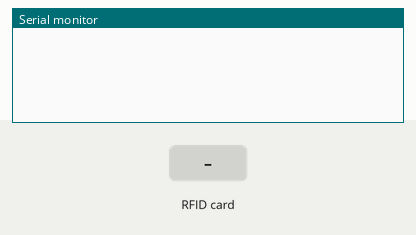
This sketch was run on a simulated Arduino Uno, built with avr-gcc and run on an emulated ATmega328P. On the bench: the last lines printed to the serial monitor. Inputs (shaded band) come from the test bench.

Above: at 1.2 s.
1.3 s: RFID card FA 7B 03 7D held to the reader
At 1.9 s:
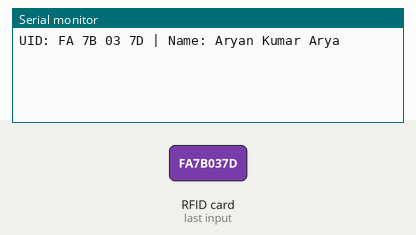
2.8 s: RFID card B4 3F B0 7A held to the reader
At 3.2 s:
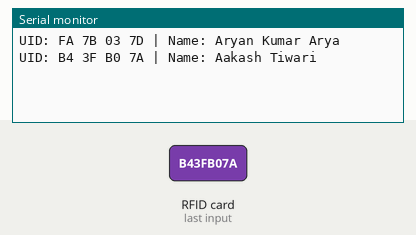
4.3 s: RFID card 5E 7A 19 C4 held to the reader
At 5.8 s:
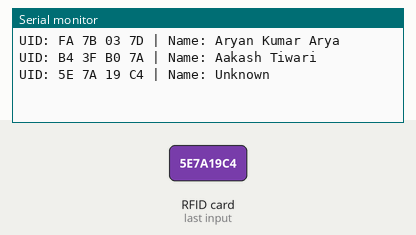

The sketch:

rfid_attendance.ino
```cpp
#include <SPI.h>
#include <MFRC522.h>

#define SS_PIN 10
#define RST_PIN 7

MFRC522 rfid(SS_PIN, RST_PIN);

byte AryanUID[4]  = {0xFA, 0x7B, 0x03, 0x7D};
byte AakashUID[4] = {0xB4, 0x3F, 0xB0, 0x7A};

void setup() {
  Serial.begin(9600);
  SPI.begin();
  rfid.PCD_Init();
}

void loop() {
  if (!rfid.PICC_IsNewCardPresent()) return;
  if (!rfid.PICC_ReadCardSerial()) return;

  Serial.print("UID: ");
  for (byte i = 0; i < rfid.uid.size; i++) {
    if (rfid.uid.uidByte[i] < 0x10) Serial.print("0");
    Serial.print(rfid.uid.uidByte[i], HEX);
    if (i < rfid.uid.size - 1) Serial.print(" ");
  }

  Serial.print(" | Name: ");

  if (checkUID(rfid.uid.uidByte, AryanUID, 4)) {
    Serial.println("Aryan Kumar Arya");
  } else if (checkUID(rfid.uid.uidByte, AakashUID, 4)) {
    Serial.println("Aakash Tiwari");
  } else {
    Serial.println("Unknown");
  }

  rfid.PICC_HaltA();
  delay(500);
}

bool checkUID(byte *readUID, byte *knownUID, byte size) {
  for (byte i = 0; i < size; i++) {
    if (readUID[i] != knownUID[i]) return false;
  }
  return true;
}
```

Measured:
- after the input at 1.3 s, the serial monitor: prints a new line at once (image 1)
- after the input at 2.8 s, the serial monitor: prints a new line at once (image 2)
- after the input at 4.3 s, the serial monitor: prints a new line at once (image 3)
